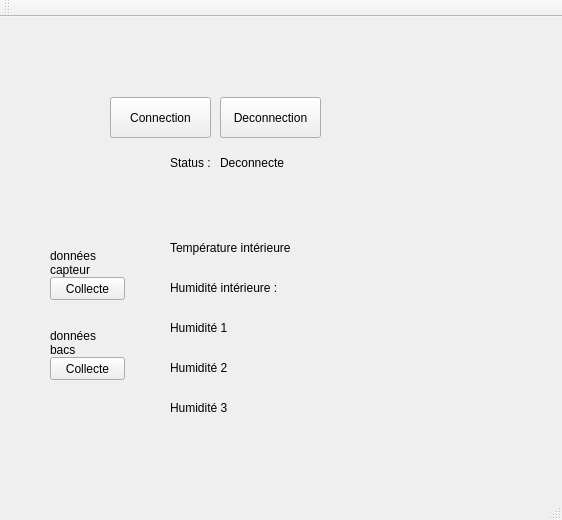
<?xml version="1.0" encoding="UTF-8"?>
<ui version="4.0">
 <class>ProjetserreClass</class>
 <widget class="QMainWindow" name="ProjetserreClass">
  <property name="geometry">
   <rect>
    <x>0</x>
    <y>0</y>
    <width>562</width>
    <height>520</height>
   </rect>
  </property>
  <property name="windowTitle">
   <string>Projetserre</string>
  </property>
  <widget class="QWidget" name="centralWidget">
   <widget class="QPushButton" name="btnConnect">
    <property name="geometry">
     <rect>
      <x>110</x>
      <y>80</y>
      <width>101</width>
      <height>41</height>
     </rect>
    </property>
    <property name="text">
     <string>Connection</string>
    </property>
   </widget>
   <widget class="QLabel" name="nlblConnect">
    <property name="geometry">
     <rect>
      <x>170</x>
      <y>130</y>
      <width>41</width>
      <height>31</height>
     </rect>
    </property>
    <property name="text">
     <string>Status :</string>
    </property>
   </widget>
   <widget class="QLabel" name="nlblDonnees">
    <property name="geometry">
     <rect>
      <x>50</x>
      <y>230</y>
      <width>81</width>
      <height>31</height>
     </rect>
    </property>
    <property name="text">
     <string>données capteur</string>
    </property>
    <property name="wordWrap">
     <bool>true</bool>
    </property>
   </widget>
   <widget class="QLabel" name="lblConnect">
    <property name="geometry">
     <rect>
      <x>220</x>
      <y>130</y>
      <width>101</width>
      <height>31</height>
     </rect>
    </property>
    <property name="text">
     <string>Deconnecte</string>
    </property>
   </widget>
   <widget class="QPushButton" name="btnDConnect">
    <property name="geometry">
     <rect>
      <x>220</x>
      <y>80</y>
      <width>101</width>
      <height>41</height>
     </rect>
    </property>
    <property name="text">
     <string>Deconnection</string>
    </property>
   </widget>
   <widget class="QPushButton" name="btnDonnees">
    <property name="geometry">
     <rect>
      <x>50</x>
      <y>260</y>
      <width>75</width>
      <height>23</height>
     </rect>
    </property>
    <property name="text">
     <string>Collecte</string>
    </property>
   </widget>
   <widget class="QLabel" name="nlblTemp">
    <property name="geometry">
     <rect>
      <x>170</x>
      <y>220</y>
      <width>121</width>
      <height>21</height>
     </rect>
    </property>
    <property name="text">
     <string>Température intérieure :</string>
    </property>
   </widget>
   <widget class="QLabel" name="lblTemp">
    <property name="geometry">
     <rect>
      <x>290</x>
      <y>220</y>
      <width>151</width>
      <height>21</height>
     </rect>
    </property>
    <property name="text">
     <string/>
    </property>
   </widget>
   <widget class="QLabel" name="nlblHumid">
    <property name="geometry">
     <rect>
      <x>170</x>
      <y>260</y>
      <width>111</width>
      <height>21</height>
     </rect>
    </property>
    <property name="text">
     <string>Humidité intérieure :</string>
    </property>
   </widget>
   <widget class="QLabel" name="lblHumid">
    <property name="geometry">
     <rect>
      <x>270</x>
      <y>260</y>
      <width>151</width>
      <height>21</height>
     </rect>
    </property>
    <property name="text">
     <string/>
    </property>
   </widget>
   <widget class="QPushButton" name="btnDonnees_2">
    <property name="geometry">
     <rect>
      <x>50</x>
      <y>340</y>
      <width>75</width>
      <height>23</height>
     </rect>
    </property>
    <property name="text">
     <string>Collecte</string>
    </property>
   </widget>
   <widget class="QLabel" name="nlblHumid_2">
    <property name="geometry">
     <rect>
      <x>170</x>
      <y>300</y>
      <width>61</width>
      <height>21</height>
     </rect>
    </property>
    <property name="text">
     <string>Humidité 1 :</string>
    </property>
   </widget>
   <widget class="QLabel" name="lblHumid_2">
    <property name="geometry">
     <rect>
      <x>230</x>
      <y>300</y>
      <width>171</width>
      <height>21</height>
     </rect>
    </property>
    <property name="text">
     <string/>
    </property>
   </widget>
   <widget class="QLabel" name="nlblHumid_3">
    <property name="geometry">
     <rect>
      <x>170</x>
      <y>340</y>
      <width>61</width>
      <height>21</height>
     </rect>
    </property>
    <property name="text">
     <string>Humidité 2 :</string>
    </property>
   </widget>
   <widget class="QLabel" name="lblHumid_3">
    <property name="geometry">
     <rect>
      <x>230</x>
      <y>340</y>
      <width>171</width>
      <height>21</height>
     </rect>
    </property>
    <property name="text">
     <string/>
    </property>
   </widget>
   <widget class="QLabel" name="nlblHumid_4">
    <property name="geometry">
     <rect>
      <x>170</x>
      <y>380</y>
      <width>61</width>
      <height>21</height>
     </rect>
    </property>
    <property name="text">
     <string>Humidité 3 :</string>
    </property>
   </widget>
   <widget class="QLabel" name="lblHumid_4">
    <property name="geometry">
     <rect>
      <x>230</x>
      <y>380</y>
      <width>171</width>
      <height>21</height>
     </rect>
    </property>
    <property name="text">
     <string/>
    </property>
   </widget>
   <widget class="QLabel" name="nlblDonnees_2">
    <property name="geometry">
     <rect>
      <x>50</x>
      <y>310</y>
      <width>71</width>
      <height>31</height>
     </rect>
    </property>
    <property name="text">
     <string>données bacs</string>
    </property>
    <property name="wordWrap">
     <bool>true</bool>
    </property>
   </widget>
  </widget>
  <widget class="QMenuBar" name="menuBar">
   <property name="geometry">
    <rect>
     <x>0</x>
     <y>0</y>
     <width>562</width>
     <height>21</height>
    </rect>
   </property>
  </widget>
  <widget class="QToolBar" name="mainToolBar">
   <attribute name="toolBarArea">
    <enum>TopToolBarArea</enum>
   </attribute>
   <attribute name="toolBarBreak">
    <bool>false</bool>
   </attribute>
  </widget>
  <widget class="QStatusBar" name="statusBar"/>
 </widget>
 <layoutdefault spacing="6" margin="11"/>
 <resources>
  <include location="Projetserre.qrc"/>
 </resources>
 <connections>
  <connection>
   <sender>btnDConnect</sender>
   <signal>clicked()</signal>
   <receiver>ProjetserreClass</receiver>
   <slot>onDisconnectButtonClicked()</slot>
   <hints>
    <hint type="sourcelabel">
     <x>399</x>
     <y>140</y>
    </hint>
    <hint type="destinationlabel">
     <x>461</x>
     <y>146</y>
    </hint>
   </hints>
  </connection>
  <connection>
   <sender>btnConnect</sender>
   <signal>clicked()</signal>
   <receiver>ProjetserreClass</receiver>
   <slot>onConnectButtonClicked()</slot>
   <hints>
    <hint type="sourcelabel">
     <x>221</x>
     <y>138</y>
    </hint>
    <hint type="destinationlabel">
     <x>134</x>
     <y>136</y>
    </hint>
   </hints>
  </connection>
  <connection>
   <sender>btnDonnees</sender>
   <signal>clicked()</signal>
   <receiver>ProjetserreClass</receiver>
   <slot>DonneesSensor()</slot>
   <hints>
    <hint type="sourcelabel">
     <x>118</x>
     <y>305</y>
    </hint>
    <hint type="destinationlabel">
     <x>68</x>
     <y>324</y>
    </hint>
   </hints>
  </connection>
  <connection>
   <sender>btnDonnees_2</sender>
   <signal>clicked()</signal>
   <receiver>ProjetserreClass</receiver>
   <slot>DonneesCapteurs()</slot>
   <hints>
    <hint type="sourcelabel">
     <x>119</x>
     <y>384</y>
    </hint>
    <hint type="destinationlabel">
     <x>64</x>
     <y>410</y>
    </hint>
   </hints>
  </connection>
 </connections>
 <slots>
  <slot>onConnectButtonClicked()</slot>
  <slot>onDisconnectButtonClicked()</slot>
  <slot>DonneesSensor()</slot>
  <slot>DonneesCapteurs()</slot>
 </slots>
</ui>
